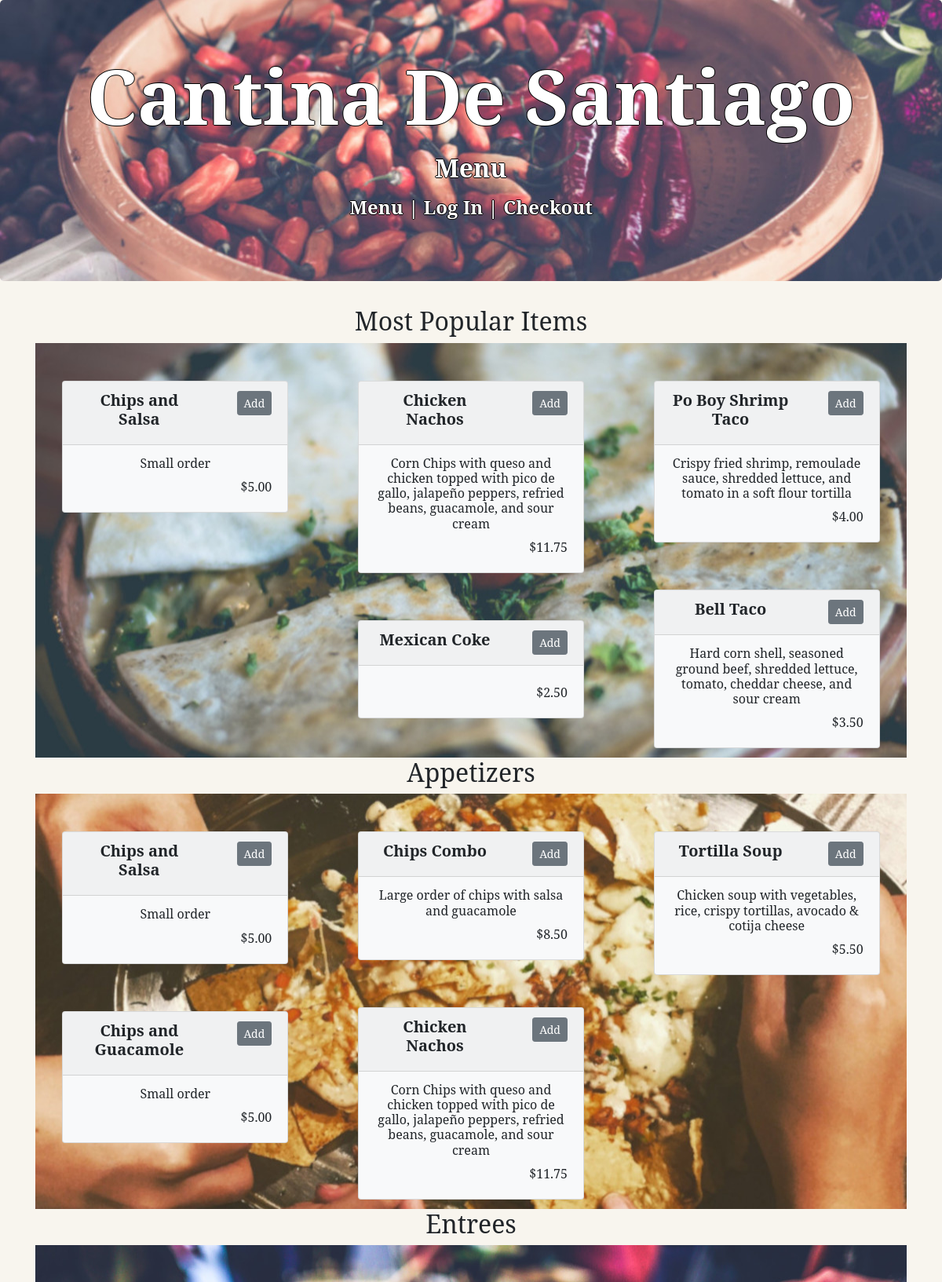
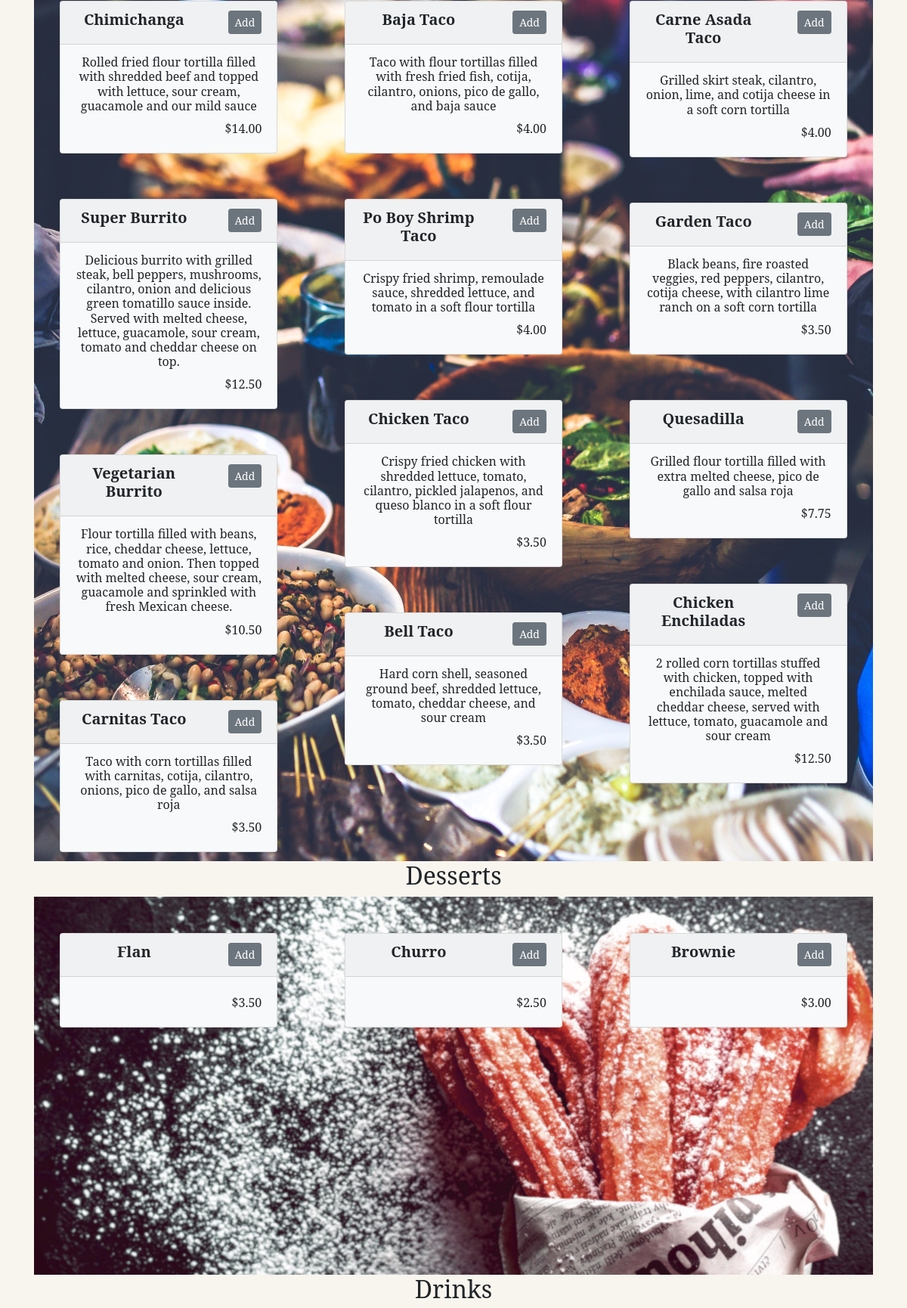
The page /menu (upper part) on the database its author committed (2 pictures, top to bottom).
### models.py (models this page shows, shortened)
class MenuItem(Base):
    __tablename__ = 'menu_item'
    id = Column(Integer, primary_key=True)
    name = Column(String(80), nullable=False)
    course = Column(String(250), nullable=False)
    description = Column(String(250))
    price = Column(String(8), nullable=False)

### application.py (the view)
@app.route('/')
@app.route('/menu')
def show_menu():
    session = connect()
    items = session.query(MenuItem).all()
    top_items = session.query(TopItemView).all()
    title = "Cantina De Santiago"
    try:
        if current_user.admin:
            return render_template('adminMenu.html', items=items,
                                   top_items=top_items, title=title)
        else:
            return render_template('publicMenu.html', items=items,
                                   top_items=top_items, title=title)
    except AttributeError:
        return render_template('publicMenu.html', items=items,
                               top_items=top_items, title=title)

### application.py (called while the page is built)
def connect():
    engine = create_engine('sqlite:///cantinadesantiago.db')
    Base.metadata.bind = engine
    DBSession = sessionmaker(bind=engine)
    session = DBSession()
    return session

### templates/publicMenu.html (shortened to what this page needs)
{% extends "base.html" %}
{% block content %}
    {% if items %}
    <div class="col-md-13">
        <h2>Most Popular Items</h2>
        <div id="top-items" class="card-columns" class="card-columns text-center">
        {% for i in top_items %}
            <div class="card bg-light mt-5" style="max-width: 18rem;">
                <div class="card-header">
                    <div class="row">
                        <div class="col-8">
                            <h5><strong>{{i.name}}</strong></h5>
                        </div>
                        <div class="col" align="right">
                                <a href={{ url_for('add_to_cart', menu_id=i.menu_item_id) }} class="btn btn-secondary btn-sm">Add</a>
                        </div>
                    </div>
                </div>
                <div class="card-body">
                    <h6 class="card-subtitle mb-2">{{i.description}}</h6>
                    <p class="card-text" align="right">${{i.price}}</p>
                </div>
            </div>
        {% endfor %}
        </div>
        <h2>Appetizers</h2>
        <div id="appetizers" class="card-columns text-center">
        {% for i in items %}
            {% if i.course == 'Appetizer' %}
                {% include "menuItemCard.html" %}
            {% endif %}
        {% endfor %}
        </div>
        <h2>Entrees</h2>
        <div id="entrees" class="card-columns text-center">
        {% for i in items %}
            {% if i.course == 'Entree' %}
                {% include "menuItemCard.html" %}
            {% endif %}
        {% endfor %}
        </div>
        <h2>Desserts</h2>
        <div id="desserts" class="card-columns text-center">
        {% for i in items %}
            {% if i.course == 'Dessert' %}
                {% include "menuItemCard.html" %}
            {% endif %}
        {% endfor %}
        </div>
        <h2>Drinks</h2>
    </div>
    {% else %}
        <p>There are currently no menu items available. </p>
    {% endif %}
    <br/><br/>
{% endblock %}

### templates/base.html (shortened to what this page needs)
<!DOCTYPE HTML5>
<html lang="en">
    <head>
        <link rel="stylesheet" href="https://stackpath.bootstrapcdn.com/bootstrap/4.1.3/css/bootstrap.min.css">
        <link rel=stylesheet type=text/css href="{{ url_for('static', filename='styles.css') }}">
    </head>
    <body>
        <div id="outer" style="background-color: #f8f5ee; font-family:'Serif';">
            <div id="title" class="jumbotron text-center" style="background-color: #f8f5ee;">
                <h1><strong>Cantina De Santiago</strong></h1>
                  <p class="lead"><h2><strong>
                    {% if title %}
                    {% if title == 'Cantina De Santiago' %}
                        Menu
                    {% else %}
                        {{ title }}
                    {% endif %}
                {% endif %}
                  </strong></h3></p>
                  <p><h4><strong>
                    <a href='{{url_for('show_menu')}}'>Menu</a> |
                    {% if current_user.is_anonymous %}
                    <a href='{{url_for('show_login')}}'>Log In</a> |
                    {% else %}
                    <a href='{{url_for('logout')}}'>Log Out</a> |
                    {% endif %}
                    {% if current_user.is_anonymous %}
                    <a href='{{url_for('show_cart')}}'>Checkout</a>
                    {% elif current_user.admin %}
                    <a href={{ url_for('new_menu_item') }}>Create New Item</a> |
                    <a href={{ url_for('show_dashboard') }}>View Dashboard</a>
                    {% else %}
                    <a href='{{url_for('show_cart')}}'>Checkout</a>
                    {% endif %}
                  </p></h4></strong>
            </div>
            <div class='container text-center'>
            {% block content %}
            {% endblock %}
            </div>
        </div>
    </body>
</html>

### templates/menuItemCard.html
<div class="card bg-light mt-5" style="max-width: 18rem;">
    <div class="card-header">
        <div class="row">
            <div class="col-8">
                <h5><strong>{{i.name}}</strong></h5>
            </div>
            <div class="col" align="right">
                <a href={{ url_for('add_to_cart', menu_id=i.id) }} class="btn btn-secondary btn-sm" >Add</a>
            </div>
        </div>
    </div>
    <div class="card-body">
        <h6 class="card-subtitle mb-2">{{i.description}}</h6>
        <p class="card-text" align="right">${{i.price}}</p>
    </div>
</div>

### static/styles.css (style rules this page uses)
h1 { font-size: 96px; }
#title { background-image:url('banner.jpg'); background-repeat: no-repeat; background-position: center; color: white; font-family:"Serif"; text-shadow: -1px 0 black, 0 1px black, 1px 0 black, 0 -1px black; }
#title a { color:white; }
#top-items { background-image:url('0_top_items.jpg'); background-repeat: no-repeat; background-position: center; min-height: 500px; }
#appetizers { background-image:url('1_appetizers.jpg'); background-repeat: no-repeat; background-position: center; min-height: 500px; }
#entrees { background-image:url('2_entrees.jpg'); background-repeat: no-repeat; background-position: center; min-height: 1000px; }
#desserts { background-image:url('3_desserts.jpg'); background-repeat: no-repeat; background-position: center; min-height: 500px; }

### rows shown on the page
MenuItem: name "Chips and Salsa", description "Small order", price "5.00"
MenuItem: name "Chicken Nachos", description "Corn Chips with queso and chicken topped with pico de gallo, jalapeño peppers, refried beans, guacamole, and sour cream", price "11.75"
MenuItem: name "Mexican Coke", price "2.50"
MenuItem: name "Po Boy Shrimp Taco", description "Crispy fried shrimp, remoulade sauce, shredded lettuce, and tomato in a soft flour tortilla", price "4.00"
MenuItem: name "Bell Taco", description "Hard corn shell, seasoned ground beef, shredded lettuce, tomato, cheddar cheese, and sour cream", price "3.50"
MenuItem: name "Chips and Guacamole", description "Small order", price "5.00"
MenuItem: name "Chips Combo", description "Large order of chips with salsa and guacamole", price "8.50"
MenuItem: name "Tortilla Soup", description "Chicken soup with vegetables, rice, crispy tortillas, avocado & cotija cheese", price "5.50"
MenuItem: name "Chimichanga", description "Rolled fried flour tortilla filled with shredded beef and topped with lettuce, sour cream, guacamole and our mild sauce", price "14.00"
MenuItem: name "Super Burrito", description "Delicious burrito with grilled steak, bell peppers, mushrooms, cilantro, onion and delicious green tomatillo sauce inside. Served with melted cheese, lettuce, guacamole, sour cream, tomato and cheddar cheese on top.", price "12.50"
MenuItem: name "Vegetarian Burrito", description "Flour tortilla filled with beans, rice, cheddar cheese, lettuce, tomato and onion. Then topped with melted cheese, sour cream, guacamole and sprinkled with fresh Mexican cheese.", price "10.50"
MenuItem: name "Carnitas Taco", description "Taco with corn tortillas filled with carnitas, cotija, cilantro, onions, pico de gallo, and salsa roja", price "3.50"
MenuItem: name "Baja Taco", description "Taco with flour tortillas filled with fresh fried fish, cotija, cilantro, onions, pico de gallo, and baja sauce", price "4.00"
MenuItem: name "Chicken Taco", description "Crispy fried chicken with shredded lettuce, tomato, cilantro, pickled jalapenos, and queso blanco in a soft flour tortilla", price "3.50"
MenuItem: name "Carne Asada Taco", description "Grilled skirt steak, cilantro, onion, lime, and cotija cheese in a soft corn tortilla", price "4.00"
MenuItem: name "Garden Taco", description "Black beans, fire roasted veggies, red peppers, cilantro, cotija cheese, with cilantro lime ranch on a soft corn tortilla", price "3.50"
MenuItem: name "Quesadilla", description "Grilled flour tortilla filled with extra melted cheese, pico de gallo and salsa roja", price "7.75"
MenuItem: name "Chicken Enchiladas", description "2 rolled corn tortillas stuffed with chicken, topped with enchilada sauce, melted cheddar cheese, served with lettuce, tomato, guacamole and sour cream", price "12.50"
MenuItem: name "Flan", price "3.50"
MenuItem: name "Churro", price "2.50"
MenuItem: name "Brownie", price "3.00"
